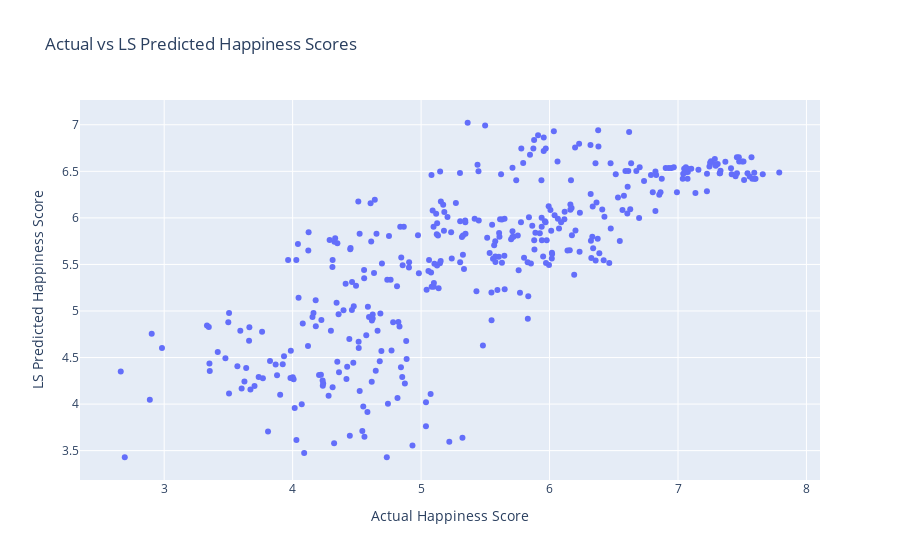

The notebook cell this image was saved under:
### Code cell
# TODO: Write code here to
# Create a scatterplot of the observed happiness score vs
# the happiness score predicted from LS
# What would a perfect prediction look like?
px.scatter(scores_comparison, x = 'actual', y = 'LS', labels = {'actual': 'Actual Happiness Score', 'LS': 'LS Predicted Happiness Score'}, title = 'Actual vs LS Predicted Happiness Scores')
# With a perfect prediction, the LS predicted score is equal to the actual score. In this case, the scatterpot would only contain points on the line x = y.

### Figure 1 — Plotly figure (JSON) as saved in the notebook; plotly's stock layout.template omitted (floating-point values rounded to 4 significant figures; data arrays with more than 128 entries replaced by an {"elided": "..."} marker saying what was removed)
{"data": [{"hovertemplate": "Actual Happiness Score=%{x}<br>LS Predicted Happiness Score=%{y}<extra></extra>", "legendgroup": "", "marker": {"color": "#636efa", "symbol": "circle"}, "mode": "markers", "name": "", "orientation": "v", "showlegend": false, "type": "scatter", "x": {"elided": "371 float values"}, "xaxis": "x", "y": {"elided": "371 float values"}, "yaxis": "y"}], "layout": {"autosize": true, "legend": {"tracegroupgap": 0}, "title": {"text": "Actual vs LS Predicted Happiness Scores"}, "xaxis": {"anchor": "y", "autorange": true, "domain": [0, 1], "range": [2.351, 8.099], "title": {"text": "Actual Happiness Score"}, "type": "linear"}, "yaxis": {"anchor": "x", "autorange": true, "domain": [0, 1], "range": [3.133, 7.318], "title": {"text": "LS Predicted Happiness Score"}, "type": "linear"}}}
